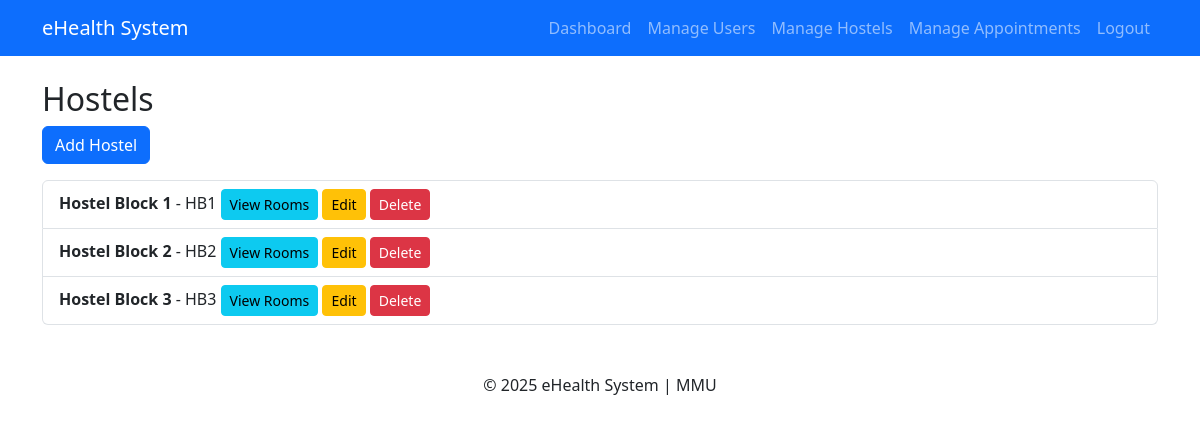
The app's page /hostels/ (signed in), older data.
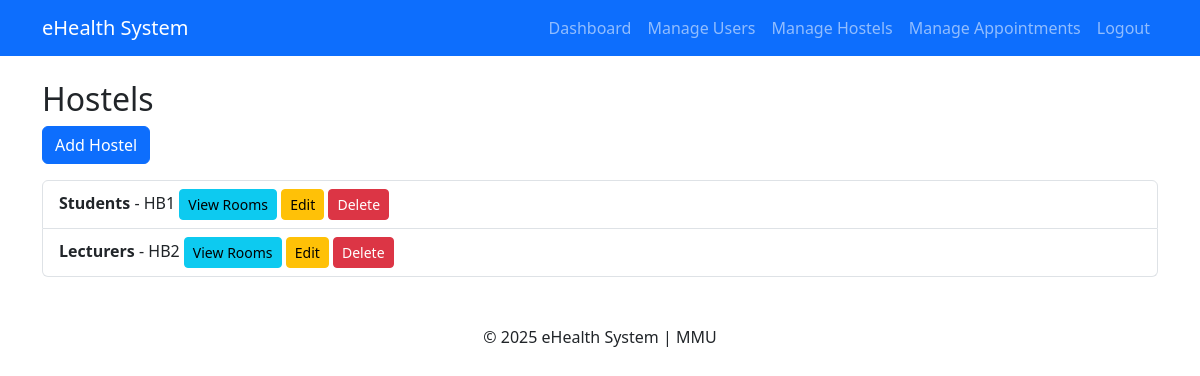
The same page, newer data.
### hostels/models.py (models this page shows, shortened)
class Hostel(models.Model):
    name = models.CharField(max_length=100, unique=True)
    block = models.CharField(max_length=50)
    levels = models.PositiveIntegerField()
    rooms_per_level = models.PositiveIntegerField()

### hostels/views.py (the view)
# urls.py: path('', views.hostel_list, name='hostel_list'),
@login_required
def hostel_list(request):
    if request.user.role not in ['superadmin', 'admin']:
        messages.error(request, "You are not authorized to view this page.")
        return redirect('home')
    hostels = Hostel.objects.all()
    return render(request, 'hostels/hostel_list.html', {'hostels': hostels})

### hostels/templates/hostels/hostel_list.html
{% extends 'base.html' %}
{% block content %}
<h2>Hostels</h2>
<a href="{% url 'add_hostel' %}" class="btn btn-primary">Add Hostel</a>
<ul class="list-group mt-3">
    {% for hostel in hostels %}
        <li class="list-group-item">
            <strong>{{ hostel.name }}</strong> - {{ hostel.block }}
            <a href="{% url 'room_list' hostel_id=hostel.id %}" class="btn btn-info btn-sm">View Rooms</a>
            <a href="{% url 'edit_hostel' hostel.id %}" class="btn btn-warning btn-sm">Edit</a>
            <a href="{% url 'delete_hostel' hostel.id %}" class="btn btn-danger btn-sm" onclick="return confirm('Are you sure?')">Delete</a>
        </li>
    {% empty %}
        <li class="list-group-item text-muted">No hostels available.</li>
    {% endfor %}
</ul>
{% endblock %}

Row changes from the older to the newer data that the page shows:
removed Hostel: name "Hostel Block 3", block "HB3"
changed Hostel "HB1": name "Hostel Block 1" → "Students"
changed Hostel "HB2": name "Hostel Block 2" → "Lecturers"
